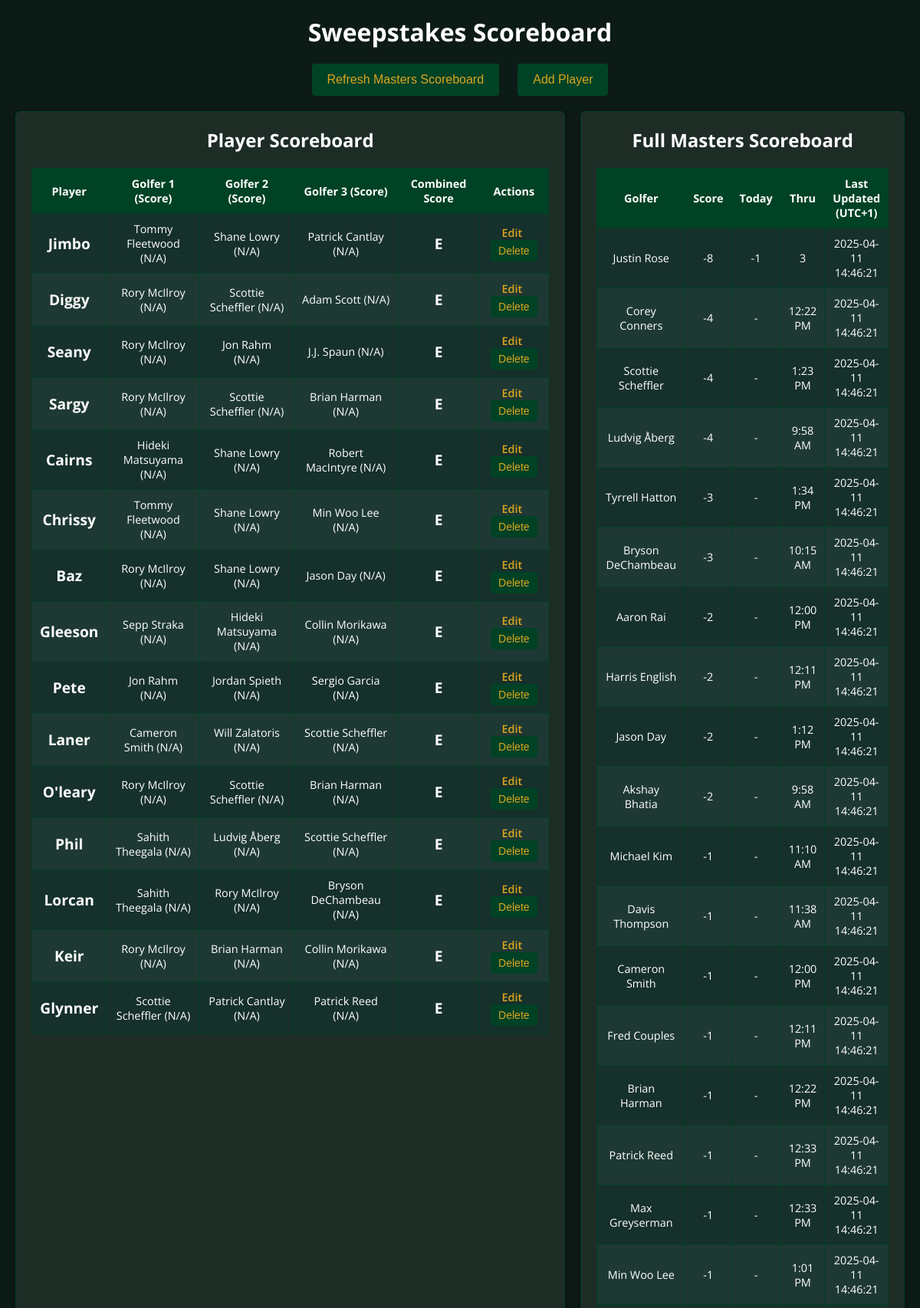
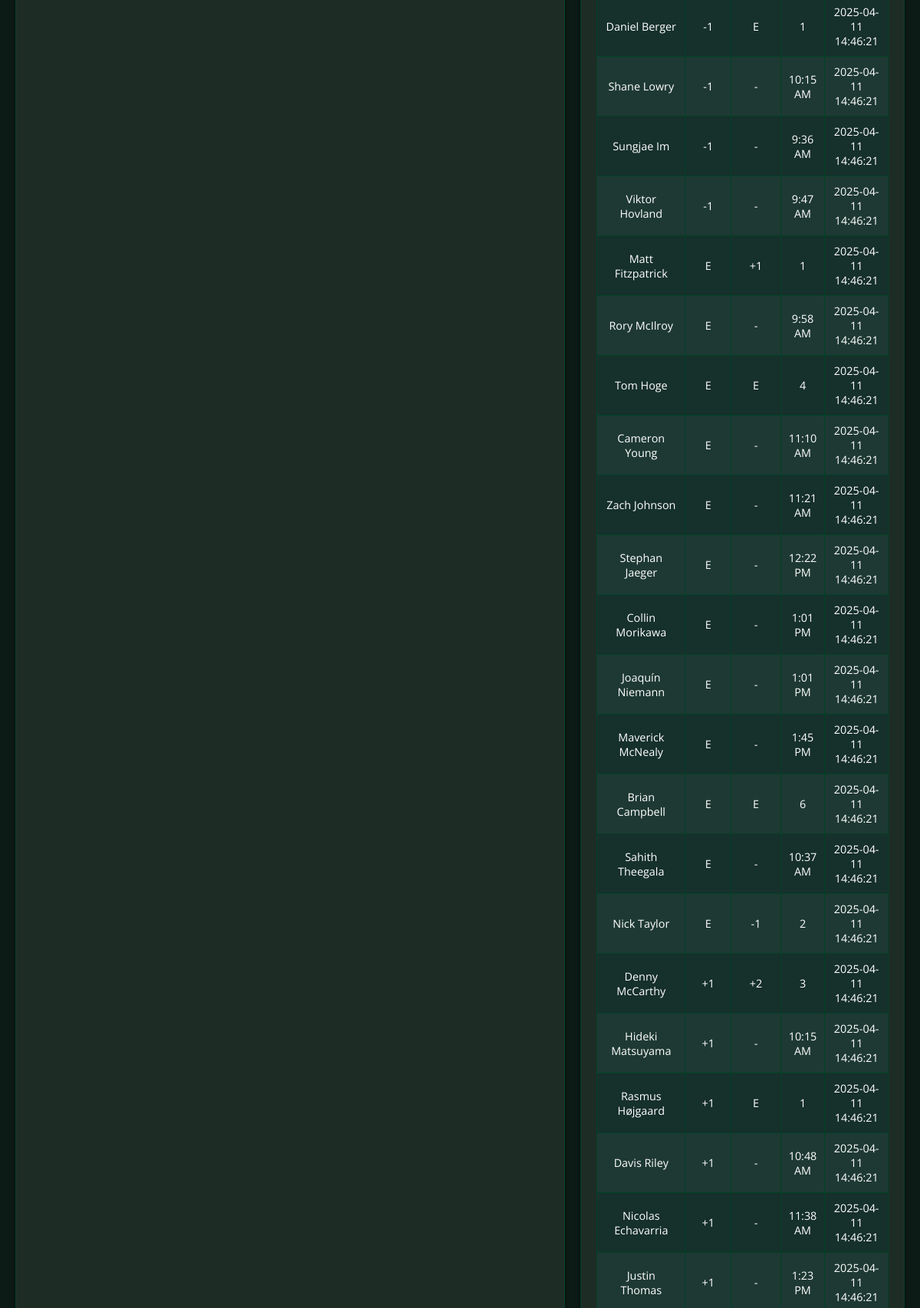
The page / (upper part) on the database its author committed (2 pictures, top to bottom).
### app.py (models this page shows)
class MasterScore(db.Model):
    id = db.Column(db.Integer, primary_key=True)
    golfer = db.Column(db.String(100), nullable=False, unique=True)
    current_score = db.Column(db.String(20), nullable=False)
    today = db.Column(db.String(20), nullable=True)
    thru = db.Column(db.String(20), nullable=True)
    last_updated = db.Column(db.DateTime, nullable=False, default=datetime.utcnow)

### app.py (the view)
@app.route("/")
def index():
    competition_scoreboard = generate_scoreboard()
    full_masters = get_full_masters_scoreboard()
    leaderboard_mapping = get_leaderboard_mapping_cached()
    available_golfers = sorted(leaderboard_mapping.keys())
    return render_template("index.html",
                           competition_scoreboard=competition_scoreboard,
                           full_masters=full_masters,
                           available_golfers=available_golfers)

### app.py (called while the page is built)
def get_full_masters_scoreboard():
    all_scores = MasterScore.query.all()
    def convert_score(score_str):
        s = score_str.strip()
        if s.upper() == "E":
            return 0
        try:
            return int(s)
        except ValueError:
            return 9999
    return sorted(all_scores, key=lambda rec: convert_score(rec.current_score))

### scraper.py (called while the page is built)
def get_leaderboard_mapping_cached():
    global _cached_mapping, _last_scrape
    current_time = time.time()
    if _cached_mapping is None or (current_time - _last_scrape) > CACHE_DURATION:
        data = get_leaderboard_data()
        _cached_mapping = {entry["player"]: {"score": entry["score"],
                                              "today": entry["today"],
                                              "thru": entry["thru"]} for entry in data}
        _last_scrape = current_time
    return _cached_mapping

### templates/index.html (shortened to what this page needs)
<!DOCTYPE html>
<html lang="en">
<head>
</head>
<body>
  <h1>Sweepstakes Scoreboard</h1>
  <div class="header-buttons">
    <button onclick="location.href='/refresh'">Refresh Masters Scoreboard</button>
    <button onclick="toggleAddPlayerForm()">Add Player</button>
  </div>
  <div class="container">
    <div class="column player">
      <h2>Player Scoreboard</h2>
      <table>
        <thead>
          <tr>
            <th>Player</th>
            <th>Golfer 1 (Score)</th>
            <th>Golfer 2 (Score)</th>
            <th>Golfer 3 (Score)</th>
            <th>Combined Score</th>
            <th>Actions</th>
          </tr>
        </thead>
        <tbody id="competition-body">
        </tbody>
      </table>
    </div>
    <div class="column full">
      <h2>Full Masters Scoreboard</h2>
      <table>
        <thead>
          <tr>
            <th>Golfer</th>
            <th>Score</th>
            <th>Today</th>
            <th>Thru</th>
            <th>Last Updated (UTC+1)</th>
          </tr>
        </thead>
        <tbody id="full-body">
          {% for entry in full_masters %}
            <tr>
              <td>{{ entry.golfer }}</td>
              <td>{{ entry.current_score }}</td>
              <td>{{ entry.today }}</td>
              <td>{{ entry.thru }}</td>
              <td>{{ (entry.last_updated + timedelta(hours=1)).strftime("%Y-%m-%d %H:%M:%S") }}</td>
            </tr>
          {% endfor %}
        </tbody>
      </table>
    </div>
  </div>
</body>
</html>

### templates/index.html (style rules this page uses)
* { box-sizing: border-box; margin: 0; padding: 0; }
body { font-family: 'Open Sans', sans-serif; background: #0D1B17; color: #FFFFFF; padding: 20px; }
h1, h2 { text-align: center; margin-bottom: 20px; }
.header-buttons { text-align: center; margin-bottom: 20px; }
.header-buttons button { background-color: #004225; color: #DAA520; border: none; padding: 12px 20px; font-size: 16px; margin: 0 10px; cursor: pointer; border-radius: 4px; transition: background-color 0.3s ease; }
.container { display: flex; flex-wrap: wrap; gap: 20px; justify-content: center; }
.column { background-color: #1E2C26; padding: 20px; border: 1px solid #004225; border-radius: 6px; box-shadow: 0 2px 6px rgba(0, 0, 0, 0.6); margin-bottom: 20px; }
.column.player { flex: 2 1 0; }
.column.full { flex: 1 1 0; }
table { width: 100%; border-collapse: collapse; margin-top: 10px; }
table thead tr { background-color: #004225; }
table th, table td { padding: 10px; text-align: center; border: 1px solid #004225; font-size: 0.9em; }
table tbody tr:nth-child(odd) { background-color: #16302b; }
table tbody tr:nth-child(even) { background-color: #1e3933; }

### rows shown on the page
MasterScore: golfer "Justin Rose", current_score "-8", today "-1", thru "3", last_updated "2025-04-11 14:46:21"
MasterScore: golfer "Corey Conners", current_score "-4", today "-", thru "12:22 PM", last_updated "2025-04-11 14:46:21"
MasterScore: golfer "Scottie Scheffler", current_score "-4", today "-", thru "1:23 PM", last_updated "2025-04-11 14:46:21"
MasterScore: golfer "Ludvig Åberg", current_score "-4", today "-", thru "9:58 AM", last_updated "2025-04-11 14:46:21"
MasterScore: golfer "Tyrrell Hatton", current_score "-3", today "-", thru "1:34 PM", last_updated "2025-04-11 14:46:21"
MasterScore: golfer "Bryson DeChambeau", current_score "-3", today "-", thru "10:15 AM", last_updated "2025-04-11 14:46:21"
MasterScore: golfer "Aaron Rai", current_score "-2", today "-", thru "12:00 PM", last_updated "2025-04-11 14:46:21"
MasterScore: golfer "Harris English", current_score "-2", today "-", thru "12:11 PM", last_updated "2025-04-11 14:46:21"
MasterScore: golfer "Jason Day", current_score "-2", today "-", thru "1:12 PM", last_updated "2025-04-11 14:46:21"
MasterScore: golfer "Akshay Bhatia", current_score "-2", today "-", thru "9:58 AM", last_updated "2025-04-11 14:46:21"
MasterScore: golfer "Michael Kim", current_score "-1", today "-", thru "11:10 AM", last_updated "2025-04-11 14:46:21"
MasterScore: golfer "Davis Thompson", current_score "-1", today "-", thru "11:38 AM", last_updated "2025-04-11 14:46:21"
MasterScore: golfer "Cameron Smith", current_score "-1", today "-", thru "12:00 PM", last_updated "2025-04-11 14:46:21"
MasterScore: golfer "Fred Couples", current_score "-1", today "-", thru "12:11 PM", last_updated "2025-04-11 14:46:21"
MasterScore: golfer "Brian Harman", current_score "-1", today "-", thru "12:22 PM", last_updated "2025-04-11 14:46:21"
MasterScore: golfer "Patrick Reed", current_score "-1", today "-", thru "12:33 PM", last_updated "2025-04-11 14:46:21"
MasterScore: golfer "Max Greyserman", current_score "-1", today "-", thru "12:33 PM", last_updated "2025-04-11 14:46:21"
MasterScore: golfer "Min Woo Lee", current_score "-1", today "-", thru "1:01 PM", last_updated "2025-04-11 14:46:21"
MasterScore: golfer "Daniel Berger", current_score "-1", today "E", thru "1", last_updated "2025-04-11 14:46:21"
MasterScore: golfer "Shane Lowry", current_score "-1", today "-", thru "10:15 AM", last_updated "2025-04-11 14:46:21"
MasterScore: golfer "Sungjae Im", current_score "-1", today "-", thru "9:36 AM", last_updated "2025-04-11 14:46:21"
MasterScore: golfer "Viktor Hovland", current_score "-1", today "-", thru "9:47 AM", last_updated "2025-04-11 14:46:21"
MasterScore: golfer "Matt Fitzpatrick", current_score "E", today "+1", thru "1", last_updated "2025-04-11 14:46:21"
MasterScore: golfer "Rory McIlroy", current_score "E", today "-", thru "9:58 AM", last_updated "2025-04-11 14:46:21"
MasterScore: golfer "Tom Hoge", current_score "E", today "E", thru "4", last_updated "2025-04-11 14:46:21"
MasterScore: golfer "Cameron Young", current_score "E", today "-", thru "11:10 AM", last_updated "2025-04-11 14:46:21"
MasterScore: golfer "Zach Johnson", current_score "E", today "-", thru "11:21 AM", last_updated "2025-04-11 14:46:21"
MasterScore: golfer "Stephan Jaeger", current_score "E", today "-", thru "12:22 PM", last_updated "2025-04-11 14:46:21"
MasterScore: golfer "Collin Morikawa", current_score "E", today "-", thru "1:01 PM", last_updated "2025-04-11 14:46:21"
MasterScore: golfer "Joaquín Niemann", current_score "E", today "-", thru "1:01 PM", last_updated "2025-04-11 14:46:21"
MasterScore: golfer "Maverick McNealy", current_score "E", today "-", thru "1:45 PM", last_updated "2025-04-11 14:46:21"
MasterScore: golfer "Brian Campbell", current_score "E", today "E", thru "6", last_updated "2025-04-11 14:46:21"
MasterScore: golfer "Sahith Theegala", current_score "E", today "-", thru "10:37 AM", last_updated "2025-04-11 14:46:21"
MasterScore: golfer "Nick Taylor", current_score "E", today "-1", thru "2", last_updated "2025-04-11 14:46:21"
MasterScore: golfer "Denny McCarthy", current_score "+1", today "+2", thru "3", last_updated "2025-04-11 14:46:21"
MasterScore: golfer "Hideki Matsuyama", current_score "+1", today "-", thru "10:15 AM", last_updated "2025-04-11 14:46:21"
MasterScore: golfer "Rasmus Højgaard", current_score "+1", today "E", thru "1", last_updated "2025-04-11 14:46:21"
MasterScore: golfer "Davis Riley", current_score "+1", today "-", thru "10:48 AM", last_updated "2025-04-11 14:46:21"
MasterScore: golfer "Nicolas Echavarria", current_score "+1", today "-", thru "11:38 AM", last_updated "2025-04-11 14:46:21"
MasterScore: golfer "Justin Thomas", current_score "+1", today "-", thru "1:23 PM", last_updated "2025-04-11 14:46:21"
